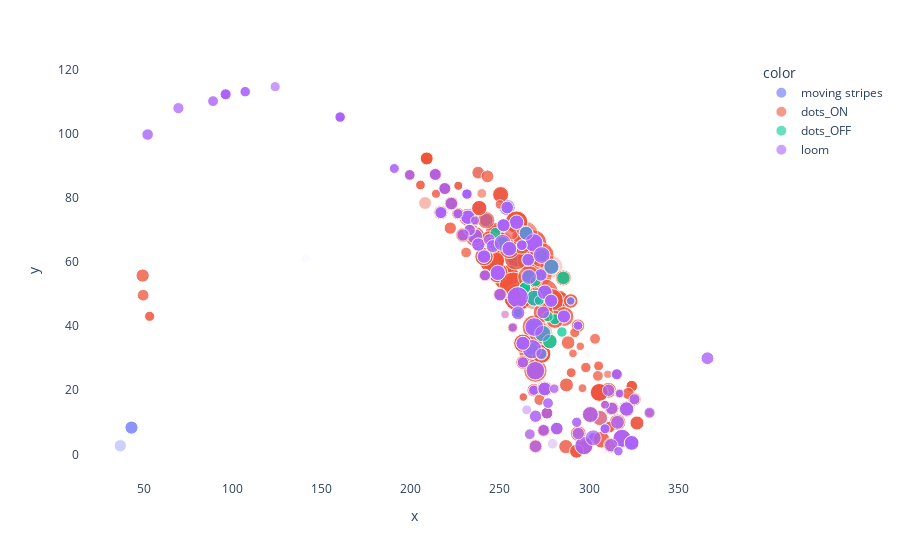

The notebook cell this image was saved under:
### Code cell
import plotly.express as px
fig = px.scatter(x=pooled_data['x_centroid'], y=pooled_data['y_centroid'], color=pooled_data['stimtype'], size=pooled_data['amplitude'], opacity=pooled_data['size']/ pooled_data['size'].max())

fig.update_layout(
    plot_bgcolor='rgba(0,0,0,0)',  # Transparent background for the plot area
    #paper_bgcolor='rgba(0,0,0,0)',  # Transparent background for the overall figure
)

# Update axes to remove gridlines
fig.update_xaxes(showgrid=False)  # Disable gridlines for x-axis
fig.update_yaxes(showgrid=False)  # Disable gridlines for y-axis
